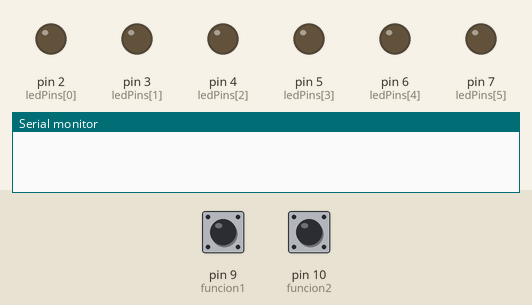
The sketch below on a simulated Arduino Uno, built with avr-gcc and run on an emulated ATmega328P. On the bench: output pins drawn as LEDs (lit = HIGH), the last lines printed to the serial monitor. Dashed ring = blinking. The inputs (shaded band) are chosen by the test bench; at power-on: pin 9 (funcion1) HIGH, pin 10 (funcion2) HIGH.

Above: at 1.2 s.
1.3 s: pin 9 (funcion1) pulled LOW for 0.15 s
At 1.7 s:
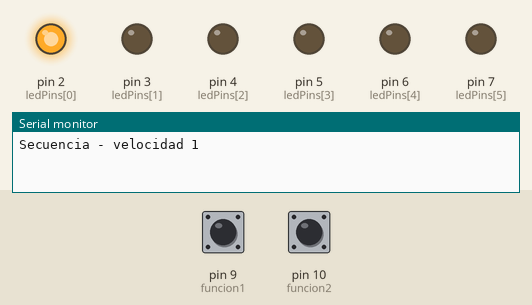
4.3 s: pin 10 (funcion2) pulled LOW for 3.2 s
At 6.67 s:
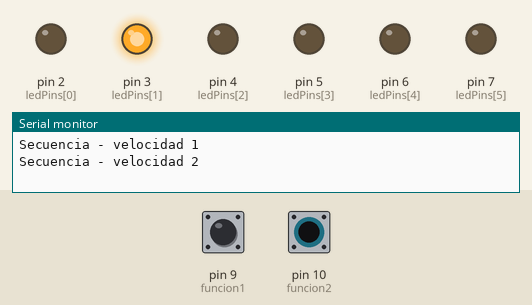
9.0 s: pin 10 (funcion2) pulled LOW for 0.15 s
At 9.62 s:
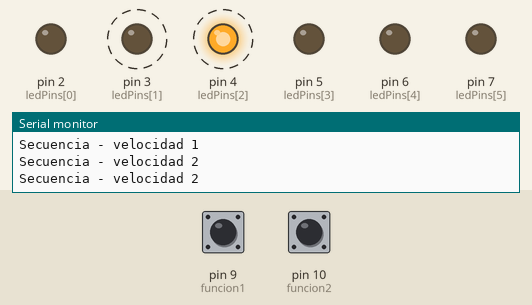
12.0 s: pin 10 (funcion2) pulled LOW for 1 s
At 12.87 s:
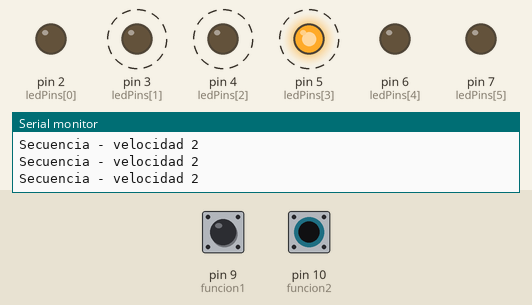
Timing chart, 0 to 16.0 s (numbered marks = the images above; inputs shaded):
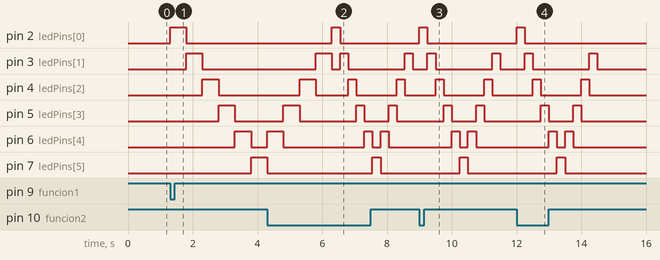

Measured:
- after the input at 1.3 s, pin 2 (ledPins[0]): LOW → HIGH at once, → LOW 0.50 s later; pin 3 (ledPins[1]): LOW → HIGH after 0.50 s, → LOW 0.50 s later; pin 4 (ledPins[2]): LOW → HIGH after 1.0 s, → LOW 0.50 s later; pin 5 (ledPins[3]): LOW → HIGH after 1.5 s, → LOW 0.50 s later; pin 6 (ledPins[4]): LOW → HIGH after 2.0 s, → LOW 0.50 s later
- after the input at 4.3 s, pin 2 (ledPins[0]): LOW → HIGH after 2.0 s, → LOW 0.25 s later
- after the input at 9.0 s, pin 2 (ledPins[0]): LOW → HIGH at once, → LOW 0.25 s later; pin 3 (ledPins[1]): alternates HIGH for 0.25 s and LOW for 1.8 s, starting after 0.25 s
- after the input at 12.0 s, pin 2 (ledPins[0]): LOW → HIGH at once, → LOW 0.25 s later; pin 3 (ledPins[1]): alternates HIGH for 0.25 s and LOW for 1.8 s, starting after 0.25 s

The sketch:

parte_no.2.ino
```cpp
int ledPins[] = {2, 3, 4, 5, 6, 7}; // Pines para los LEDs
int funcion1 = 9;
int funcion2 = 10;

const int velo1 = 500;
const int velo2 = velo1 / 2;

void setup() {
    for (int i = 0; i < sizeof(ledPins)/sizeof(ledPins[0]); i++) {
    pinMode(ledPins[i], OUTPUT);
  }
  pinMode(funcion1, INPUT_PULLUP);
  pinMode(funcion2, INPUT_PULLUP);
  Serial.begin(9600);
}

void loop() {
  bool switchState1 = digitalRead(funcion1);
  bool switchState2 = digitalRead(funcion2);
  if (!switchState1) {
    Serial.println("Secuencia - velocidad 1");
    runSequence(velo1);
  }
  // Si el segundo interruptor está presionado
  else if (!switchState2) {
    Serial.println("Secuencia - velocidad 2");
    runSequence(velo2);
  }
  // Si ninguno de los interruptores está presionado, no hacer nada
}

// Función para ejecutar la secuencia de luces
void runSequence(int speed) {
  for (int i = 0; i < sizeof(ledPins)/sizeof(ledPins[0]); i++) {
    digitalWrite(ledPins[i], HIGH); // Encender el LED actual
    delay(speed); // Esperar según la velocidad
    digitalWrite(ledPins[i], LOW); // Apagar el LED actual
  }
  for (int i = sizeof(ledPins)/sizeof(ledPins[0]) - 2; i > 0; i--) {
    digitalWrite(ledPins[i], HIGH); // Encender el LED actual
    delay(speed); // Esperar según la velocidad
    digitalWrite(ledPins[i], LOW); // Apagar el LED actual
  }
}
```
